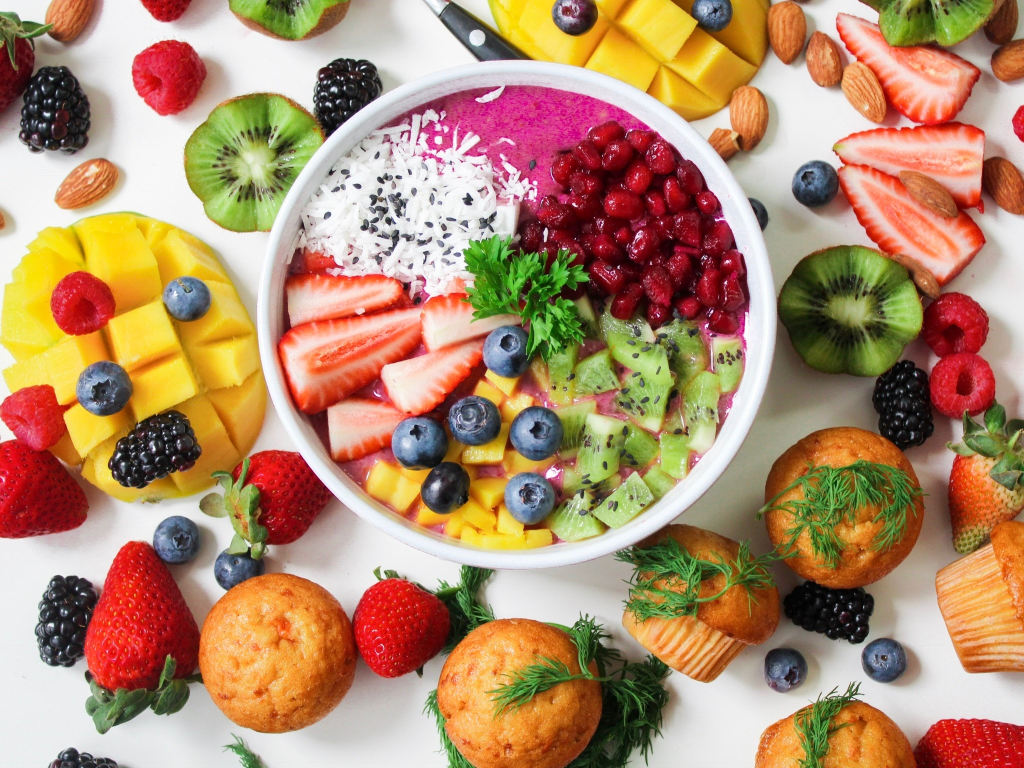
#> input picture photo1.jpg, 2048 x 1536 px (shown at 1/2 size)
$ jupyter execute 'Task2-Color Identification in Images.ipynb'
#> lines starting #> are read from the running program, lines starting #| are printed output that depends on the picture
## The Sparks Foundation
## IoT and Computer Vision Internship
## Name: Ranjith S
## Task 2 : Color Identification In Images

#### Importing the required libraries

[cell 1]
import cv2
import pandas as pd

#### Saving the image and csv file path into variables

[cell 2]
img_path = 'photo1.jpg'
csv_path = 'colors.csv'

#### Reading CSV files

[cell 3]
index = ['color','color_name','hex','R','G','B']
df = pd.read_csv(csv_path, names=index,header = None)
#> (reads colors.csv from the repository)

#### Reading the image and Resizing

[cell 4]
#Reading , Resizing the image

img = cv2.imread(img_path)
#> img is the input picture: shape (1536, 2048, 3); mean B, G, R 107.1, 139.2, 177.1

img=cv2.resize(img,(1400,1000))
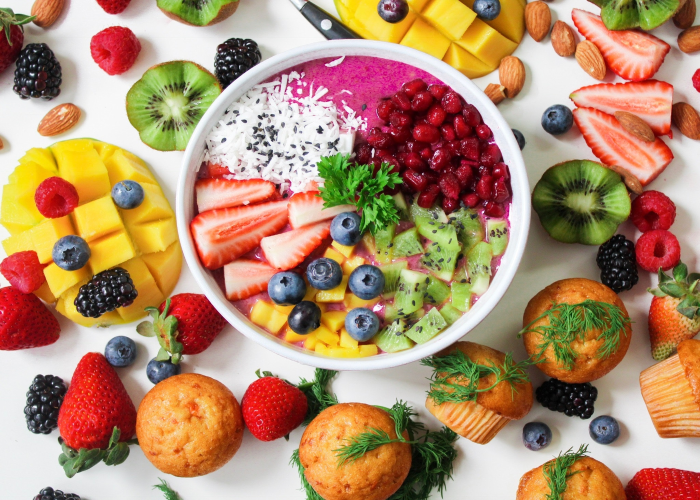
#> img: shape (1000, 1400, 3) (shown at 1/2 size); mean B, G, R 107, 139.1, 177

#### Variable Declaration For Mouse Pointer Movement

[cell 5]
clicked = False
r = g = b = xpos = ypos = 0

#### Function to compare the RGB values on (x,y) coordinates of the image
#### Returning the color name

[cell 6]
#Function to compare the RGB values on (x,y) coordinates of the image
#Returning the color name

def get_color_name(R,G,B):
    minimum = 10000
    for i in range(len(df)):
        d = abs(R-int(df.loc[i,'R'])) + abs(G-int(df.loc[i,'G'])) + abs(B-int(df.loc[i,'B']))
        if d <= minimum:
            minimum = d
            cname = df.loc[i,'color_name']
    return cname

#### Function to get the coordinates of the mouse pointer when double clicked on the image
#### Saving the RGB values on those coordinates into the variables#

[cell 7]
#Function to get the coordinates of the mouse pointer when double clicked on the image
#Saving the RGB values on those coordinates into the variables

def draw_function(event,x,y,flags,params):
    if event == cv2.EVENT_LBUTTONDBLCLK:
        global clicked,r,g,b,xpos,ypos
        clicked = True
        xpos = x
        ypos = y
        b,g,r = img[y,x]
        b = int(b)
        g = int(g)
        r = int(r)

#### Creating the window for image

[cell 8]
#Creating the window for image

cv2.namedWindow('image')

#Binding the draw_function to the mouse pointer

cv2.setMouseCallback('image', draw_function)

while True:
    cv2.imshow('image',img)
    if clicked:
        #Making a colored strip to show our text on
        cv2.rectangle(img, (20,20), (600,60),(b,g,r), -1)

        #Getting the color name and storing in text variable
        text = get_color_name(r,g,b) + 'R='+ str(r) + 'G=' + str(g) + 'B=' + str(b)

        #Putting the text onto the strip that we created above
        cv2.putText(img,text,(50,50),2,0.8,(255,255,255),2,cv2.LINE_AA)


        if r+g+b >= 600: #If the colors are dim
            cv2.putText(img,text,(50,50),2,0.8,(0,0,0),2,cv2.LINE_AA) #We want our text to be black

    if cv2.waitKey(20) & 0xFF == 27:
#> (key Esc is pressed here)
